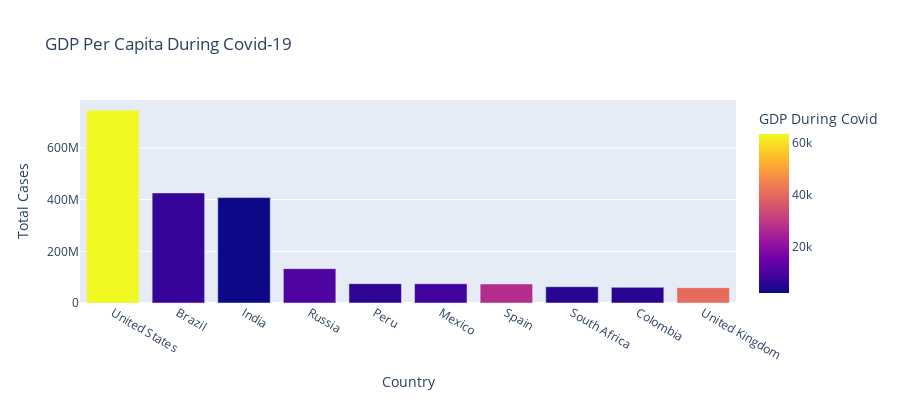

The notebook cell this image was saved under:
### Code cell
fig = px.bar(data, x='Country', y='Total Cases',
             hover_data=['Population', 'Total Deaths'], 
             color='GDP During Covid', height=400, 
             title="GDP Per Capita During Covid-19")
fig.show()

### Figure 1 — Plotly figure (JSON) as saved in the notebook; plotly's stock layout.template omitted (floating-point values rounded to 4 significant figures)
{"data": [{"alignmentgroup": "True", "customdata": [[19.62, 26477574], [19.17, 14340567], [21.05, 7247327], [18.8, 2131571], [17.31, 3020038], [18.67, 7295850], [17.66, 5510624], [17.9, 1357682], [17.75, 1936134], [18.03, 7249573]], "hovertemplate": "Country=%{x}<br>Total Cases=%{y}<br>Population=%{customdata[0]}<br>Total Deaths=%{customdata[1]}<br>GDP During Covid=%{marker.color}<extra></extra>", "legendgroup": "", "marker": {"color": [63540.0, 6797.0, 1901.0, 10130.0, 6127.0, 8347.0, 27060.0, 5091.0, 5333.0, 40280.0], "coloraxis": "coloraxis"}, "name": "", "offsetgroup": "", "orientation": "v", "showlegend": false, "textposition": "auto", "type": "bar", "x": ["United States", "Brazil", "India", "Russia", "Peru", "Mexico", "Spain", "South Africa", "Colombia", "United Kingdom"], "xaxis": "x", "y": [746014098, 425704517, 407771615, 132888951, 74882695, 74347548, 73717676, 63027659, 60543682, 59475032], "yaxis": "y"}], "layout": {"barmode": "relative", "coloraxis": {"colorbar": {"title": {"text": "GDP During Covid"}}, "colorscale": [[0, "#0d0887"], [0.1111, "#46039f"], [0.2222, "#7201a8"], [0.3333, "#9c179e"], [0.4444, "#bd3786"], [0.5556, "#d8576b"], [0.6667, "#ed7953"], [0.7778, "#fb9f3a"], [0.8889, "#fdca26"], [1, "#f0f921"]]}, "height": 400, "legend": {"tracegroupgap": 0}, "title": {"text": "GDP Per Capita During Covid-19"}, "xaxis": {"anchor": "y", "domain": [0, 1], "title": {"text": "Country"}}, "yaxis": {"anchor": "x", "domain": [0, 1], "title": {"text": "Total Cases"}}}}
